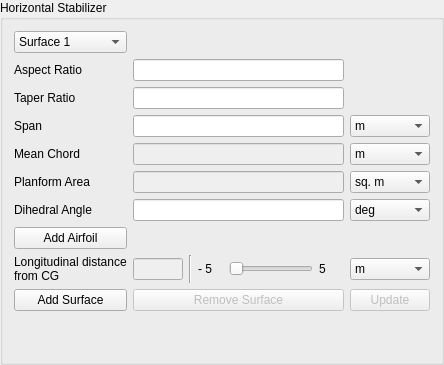
               <widget class="QGroupBox" name="groupBox_11">
                <property name="title">
                 <string>Horizontal Stabilizer</string>
                </property>
                <layout class="QVBoxLayout" name="verticalLayout_26">
                 <item>
                  <layout class="QGridLayout" name="gridLayout_19">
                   <item row="10" column="1">
                    <widget class="QPushButton" name="rem_horiz_surface_push">
                     <property name="enabled">
                      <bool>false</bool>
                     </property>
                     <property name="minimumSize">
                      <size>
                       <width>83</width>
                       <height>0</height>
                      </size>
                     </property>
                     <property name="text">
                      <string>Remove Surface</string>
                     </property>
                    </widget>
                   </item>
                   <item row="10" column="0">
                    <widget class="QPushButton" name="add_horiz_surface_push">
                     <property name="text">
                      <string>Add Surface</string>
                     </property>
                    </widget>
                   </item>
                   <item row="3" column="1">
                    <widget class="QLineEdit" name="horiz_span_inp"/>
                   </item>
                   <item row="5" column="1">
                    <widget class="QLineEdit" name="horiz_area_out">
                     <property name="enabled">
                      <bool>false</bool>
                     </property>
                    </widget>
                   </item>
                   <item row="4" column="1">
                    <widget class="QLineEdit" name="horiz_chord_out">
                     <property name="enabled">
                      <bool>false</bool>
                     </property>
                    </widget>
                   </item>
                   <item row="0" column="0">
                    <widget class="QComboBox" name="horiz_surface_comb">
                     <item>
                      <property name="text">
                       <string>Surface 1</string>
                      </property>
                     </item>
                    </widget>
                   </item>
                   <item row="9" column="1">
                    <layout class="QHBoxLayout" name="horizontalLayout_17">
                     <item>
                      <widget class="QLineEdit" name="horiz_dist_CG_out">
                       <property name="enabled">
                        <bool>false</bool>
                       </property>
                       <property name="maximumSize">
                        <size>
                         <width>50</width>
                         <height>16777215</height>
                        </size>
                       </property>
                      </widget>
                     </item>
                     <item>
                      <widget class="Line" name="line_8">
                       <property name="orientation">
                        <enum>Qt::Vertical</enum>
                       </property>
                      </widget>
                     </item>
                     <item>
                      <widget class="QLabel" name="horiz_dist_CG_min_lab">
                       <property name="minimumSize">
                        <size>
                         <width>25</width>
                         <height>0</height>
                        </size>
                       </property>
                       <property name="text">
                        <string>- 5</string>
                       </property>
                      </widget>
                     </item>
                     <item>
                      <widget class="QSlider" name="horiz_dist_CG_slider">
                       <property name="minimumSize">
                        <size>
                         <width>30</width>
                         <height>0</height>
                        </size>
                       </property>
                       <property name="orientation">
                        <enum>Qt::Horizontal</enum>
                       </property>
                      </widget>
                     </item>
                     <item>
                      <widget class="QLabel" name="horiz_dist_CG_max_lab">
                       <property name="minimumSize">
                        <size>
                         <width>25</width>
                         <height>0</height>
                        </size>
                       </property>
                       <property name="text">
                        <string>5</string>
                       </property>
                      </widget>
                     </item>
                    </layout>
                   </item>
                   <item row="1" column="0">
                    <widget class="QLabel" name="label_66">
                     <property name="text">
                      <string>Aspect Ratio</string>
                     </property>
                    </widget>
                   </item>
                   <item row="3" column="0">
                    <widget class="QLabel" name="label_68">
                     <property name="text">
                      <string>Span</string>
                     </property>
                    </widget>
                   </item>
                   <item row="10" column="2">
                    <widget class="QPushButton" name="update_horiz_surface_push">
                     <property name="enabled">
                      <bool>false</bool>
                     </property>
                     <property name="minimumSize">
                      <size>
                       <width>65</width>
                       <height>0</height>
                      </size>
                     </property>
                     <property name="text">
                      <string>Update</string>
                     </property>
                    </widget>
                   </item>
                   <item row="3" column="2">
                    <widget class="QComboBox" name="horiz_span_m_comb">
                     <item>
                      <property name="text">
                       <string>m</string>
                      </property>
                     </item>
                     <item>
                      <property name="text">
                       <string>ft</string>
                      </property>
                     </item>
                    </widget>
                   </item>
                   <item row="6" column="1">
                    <widget class="QLineEdit" name="horiz_dihedral_out">
                     <property name="enabled">
                      <bool>true</bool>
                     </property>
                    </widget>
                   </item>
                   <item row="6" column="2">
                    <widget class="QComboBox" name="horiz_dihedral_deg_comb">
                     <item>
                      <property name="text">
                       <string>deg</string>
                      </property>
                     </item>
                     <item>
                      <property name="text">
                       <string>rad</string>
                      </property>
                     </item>
                    </widget>
                   </item>
                   <item row="5" column="0">
                    <widget class="QLabel" name="label_74">
                     <property name="text">
                      <string>Planform Area</string>
                     </property>
                    </widget>
                   </item>
                   <item row="1" column="1">
                    <widget class="QLineEdit" name="horiz_aspect_ratio_inp"/>
                   </item>
                   <item row="2" column="1">
                    <widget class="QLineEdit" name="horiz_taper_ratio_inp"/>
                   </item>
                   <item row="4" column="2">
                    <widget class="QComboBox" name="horiz_chord_m_comb">
                     <item>
                      <property name="text">
                       <string>m</string>
                      </property>
                     </item>
                     <item>
                      <property name="text">
                       <string>ft</string>
                      </property>
                     </item>
                    </widget>
                   </item>
                   <item row="7" column="0">
                    <widget class="QPushButton" name="horiz_airfoil_push">
                     <property name="text">
                      <string>Add Airfoil</string>
                     </property>
                    </widget>
                   </item>
                   <item row="2" column="0">
                    <widget class="QLabel" name="label_67">
                     <property name="text">
                      <string>Taper Ratio</string>
                     </property>
                    </widget>
                   </item>
                   <item row="9" column="2">
                    <widget class="QComboBox" name="horiz_dist_CG_m_comb">
                     <item>
                      <property name="text">
                       <string>m</string>
                      </property>
                     </item>
                     <item>
                      <property name="text">
                       <string>ft</string>
                      </property>
                     </item>
                    </widget>
                   </item>
                   <item row="6" column="0">
                    <widget class="QLabel" name="label_3">
                     <property name="text">
                      <string>Dihedral Angle</string>
                     </property>
                    </widget>
                   </item>
                   <item row="5" column="2">
                    <widget class="QComboBox" name="horiz_area_sqm_comb">
                     <item>
                      <property name="text">
                       <string>sq. m</string>
                      </property>
                     </item>
                     <item>
                      <property name="text">
                       <string>sq. ft</string>
                      </property>
                     </item>
                    </widget>
                   </item>
                   <item row="4" column="0">
                    <widget class="QLabel" name="label_70">
                     <property name="text">
                      <string>Mean Chord</string>
                     </property>
                    </widget>
                   </item>
                   <item row="9" column="0">
                    <widget class="QLabel" name="label_75">
                     <property name="text">
                      <string>Longitudinal distance
from CG</string>
                     </property>
                    </widget>
                   </item>
                   <item row="12" column="0">
                    <spacer name="verticalSpacer_8">
                     <property name="orientation">
                      <enum>Qt::Vertical</enum>
                     </property>
                     <property name="sizeHint" stdset="0">
                      <size>
                       <width>20</width>
                       <height>40</height>
                      </size>
                     </property>
                    </spacer>
                   </item>
                  </layout>
                 </item>
                </layout>
               </widget>
